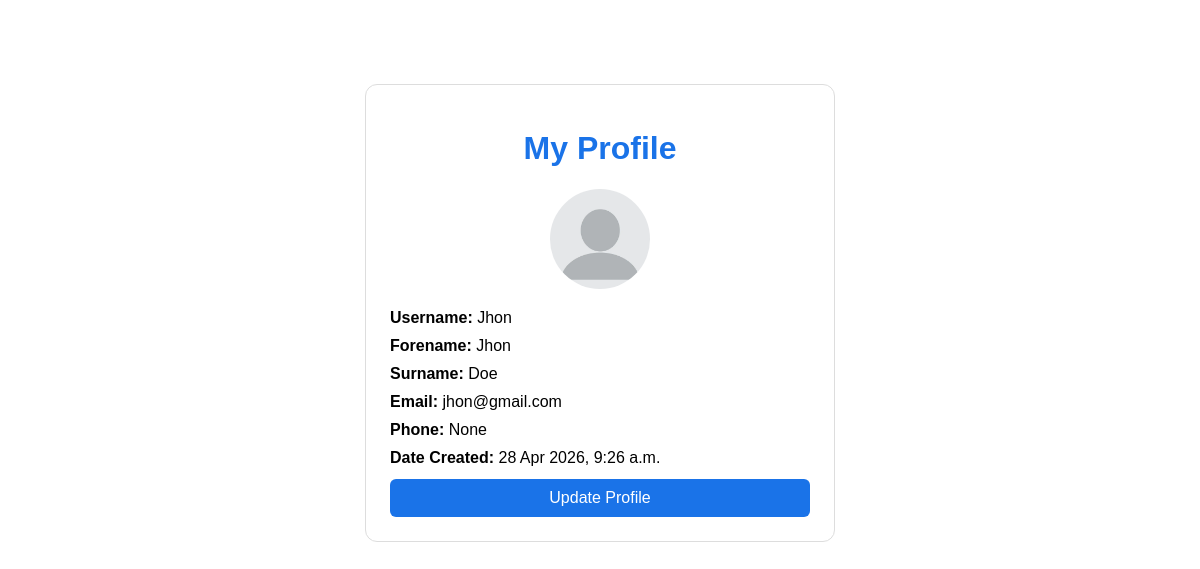
/view_profile/ (signed in), run on the app's committed database.
### apps/users/models.py (models this page shows, shortened)
class Profile(models.Model): # Full profle attribute list
    user = models.OneToOneField(User, null=True, blank=True, on_delete=models.CASCADE)
    profile_pic = models.ImageField(null = True, blank= True, upload_to="profile_pics/", default="profile_pics/profile.png")
    forename = models.CharField(max_length=50, null=True, blank=True)
    surname = models.CharField(max_length=50, null=True, blank=True)
    phone = models.CharField(max_length=50, null=True, blank=True)
    email = models.CharField(max_length=50, null=True, blank=True)
    date_created = models.DateTimeField(auto_now_add=True, null=True)

### apps/users/views.py (the view)
# urls.py: path('view_profile/', userview.view_profile, name='view_profile'),
def view_profile(request):
    profile, _ = Profile.objects.get_or_create(
        user=request.user,
        defaults={
            "email": request.user.email,
            "name": request.user.username,
        }
    )
    context = {
        "profile": profile,
        "active_page": "profile"
    }
    return render(request, "users/view_profile.html", context)

### templates/users/view_profile.html (shortened to what this page needs)
{% load static %}
<div class="profile-page">
    <div class="profile-container">
        <div class="header">
            <h1>My Profile</h1>
        </div>
        {% if profile.profile_pic %}
            <img src="{{ profile.profile_pic.url }}" class="profile-pic">
        {% else %}
            <p style="text-align:center;">No profile picture uploaded</p>
        {% endif %}
        <div class="profile-info">
            <p><strong>Username:</strong> {{ profile.user.username }}</p>
            <p><strong>Forename:</strong> {{ profile.forename }}</p>
            <p><strong>Surname:</strong> {{ profile.surname }}</p>
            <p><strong>Email:</strong> {{ profile.email }}</p>
            <p><strong>Phone:</strong> {{ profile.phone }}</p>
            <p><strong>Date Created:</strong> {{ profile.date_created }}</p>
        </div>
        <a href="{% url 'update_profile' %}" class="update-btn">
            Update Profile
        </a>
    </div>
</div>

### templates/users/view_profile.html (style rules this page uses)
.profile-page { padding: 24px; }
.profile-container { max-width: 420px; margin: 60px auto; background: white; padding: 24px; border: 1px solid #ddd; border-radius: 12px; }
.header { text-align: center; color: #1a73e8; }
.profile-pic { width: 100px; height: 100px; object-fit: cover; border-radius: 50%; display: block; margin: 20px auto; }
.profile-info p { margin: 10px 0; }
.update-btn { width: 100%; padding-top: 10px; padding-bottom: 10px; color: white; text-decoration: none; display: block; text-align: center; margin-top: 12px; border-radius: 6px; }
.update-btn { background: #1a73e8; }

### data on the page
Profile: profile_pic (placeholder picture), user.username "Jhon", forename "Jhon", surname "Doe", email "jhon@gmail.com", phone "None", date_created "28 Apr 2026, 9:26 a.m."
